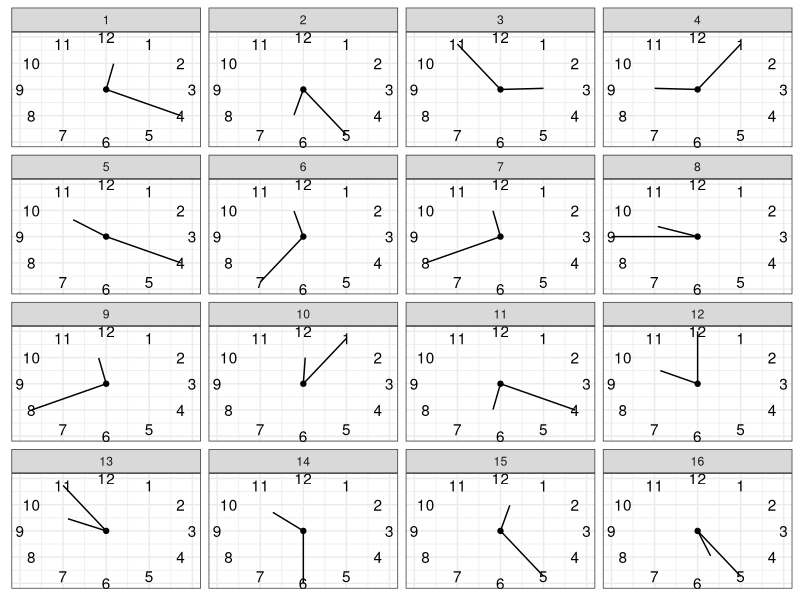
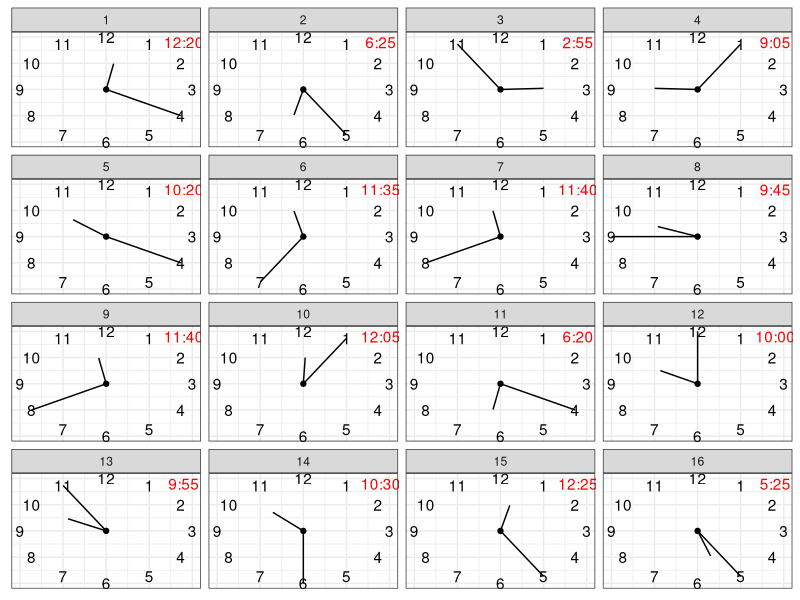

Write the R code that produced these figures, in order.
#!/usr/bin/env Rscript

## Create clock problems for kids
## Author: John Horton
## Date: 9/25/2020
## License: Have at it - no rights reserved.

suppressPackageStartupMessages({
    library(magrittr)
    library(dplyr)
    library(ggplot2)
})

N <- 16
hours <- sample(1:12, N, TRUE)
minutes <- sample(seq(0, 59, 5), N, TRUE)

AngleHour <- function(H, M) -2*pi * (H-3 + M/60)/12
AngleMin <- function(M)  -2*pi *  (M-15)/60

h.a <- mapply(AngleHour, hours, minutes)
m.a <- sapply(minutes, AngleMin)
x.h <- (1/2)*cos(h.a)
y.h <- (1/2)*sin(h.a)
x.m <- cos(m.a)
y.m <- sin(m.a)

df <- data.frame(hours,
                 minutes,
                 x.h,
                 y.h,
                 x.m,
                 y.m,
                 index = 1:N) %>%
    mutate(correct.answer = paste0(hours,":",
                                   ifelse(minutes < 10,
                                          paste0("0",minutes),
                                          minutes)))

## Add labels for hours
df.positions <- data.frame(
    number = 1:12,
    angle = sapply(1:12, function(h) AngleHour(h, 0))) %>%
    mutate(
        x = cos(angle),
        y = sin(angle)
    )

g.base <- ggplot(data = df) +
    geom_segment(aes(x = x.h, xend = 0, y = y.h, yend = 0)) +
    geom_segment(aes(x = x.m, xend = 0, y = y.m, yend = 0)) +
    geom_text(data = df.positions, aes(x = x, y = y, label = number)) +
    theme_bw() +
    facet_wrap(~index, ncol = 4) + 
    geom_point(x = 0, y = 0) +
    theme(axis.title.x=element_blank(),
          axis.text.x=element_blank(),
          axis.ticks.x=element_blank(),
          axis.title.y=element_blank(),
          axis.text.y=element_blank(),
          axis.ticks.y=element_blank()
          )

pdf("test.pdf", width = 10, height = 10)
g.base
dev.off()

pdf("answer_key.pdf", width = 10, height = 10)
g.base +
    geom_text(data = df,
              aes(x = 0.9, y = 0.9, label = correct.answer),
              colour = "red")
dev.off()

